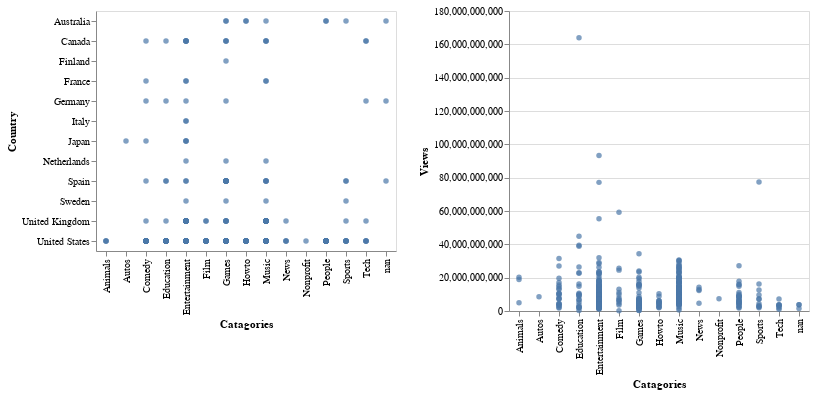

The notebook cell saved with this chart:
### Code cell
#Test your knowledge. How do we facet charts
c1 = alt.Chart(data).mark_circle().encode(
    x = "Catagories",
    y = "Country",
)

c2 = alt.Chart(data).mark_circle().encode(
    x = "Catagories",
    y = "Views",
)

c1|c2

### Figure 1 — Vega-Lite specification as saved in the notebook (floating-point values rounded to 4 significant figures; data arrays with more than 128 entries replaced by an {"elided": "..."} marker saying what was removed)
{"config": {"view": {"continuousWidth": 400, "continuousHeight": 300}}, "hconcat": [{"mark": "circle", "encoding": {"x": {"field": "Catagories", "type": "nominal"}, "y": {"field": "Country", "type": "nominal"}}}, {"mark": "circle", "encoding": {"x": {"field": "Catagories", "type": "nominal"}, "y": {"field": "Views", "type": "quantitative"}}}], "data": {"name": "data-23f104ac8aae4ac531b63dadaeaa760b"}, "$schema": "https://vega.github.io/schema/vega-lite/v4.17.0.json", "datasets": {"data-23f104ac8aae4ac531b63dadaeaa760b": {"elided": "425 records"}}}
